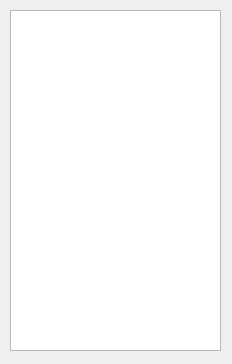
<?xml version="1.0" encoding="UTF-8"?>
<ui version="4.0">
 <class>GetUsersForm</class>
 <widget class="QWidget" name="GetUsersForm">
  <property name="geometry">
   <rect>
    <x>0</x>
    <y>0</y>
    <width>232</width>
    <height>364</height>
   </rect>
  </property>
  <property name="windowTitle">
   <string>Form</string>
  </property>
  <widget class="QTextBrowser" name="textBrowser">
   <property name="geometry">
    <rect>
     <x>10</x>
     <y>10</y>
     <width>211</width>
     <height>341</height>
    </rect>
   </property>
  </widget>
 </widget>
 <resources/>
 <connections/>
</ui>
